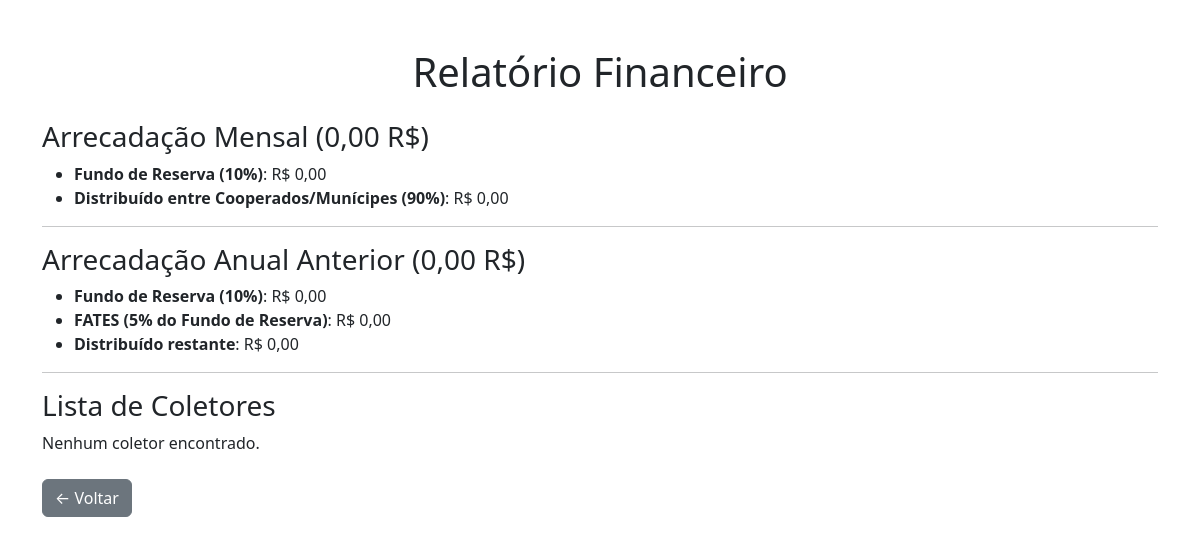
/relatorio-financeiro/ (signed in), run on an earlier commit of the app's database.
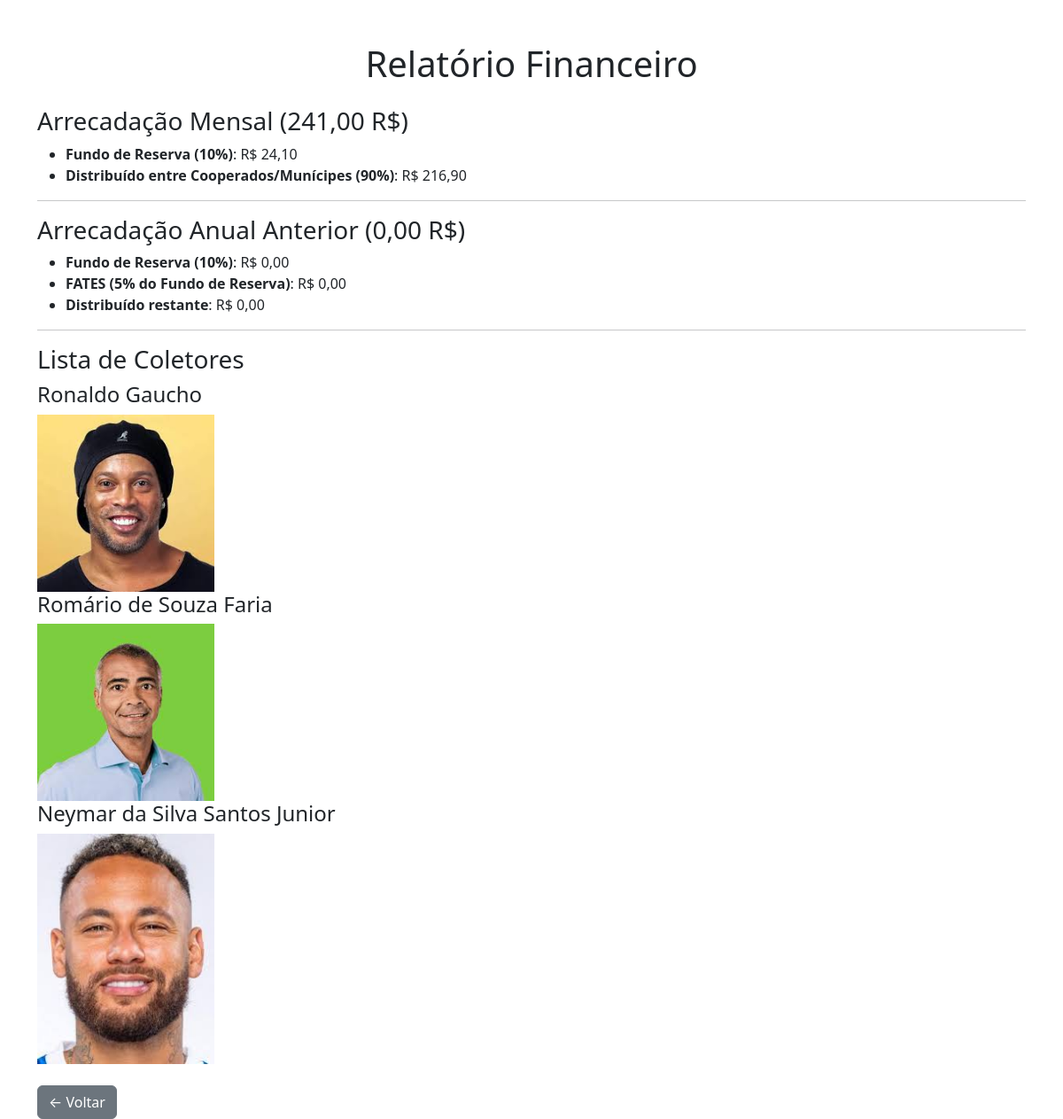
And on a later commit of the database.
### reciclagem/models.py (models this page shows, shortened)
class Coletor(models.Model):
    TIPO_DOCUMENTO_CHOICES = [
        ('CPF', 'CPF'),
        ('RG', 'RG'),
        ('CNH', 'CNH'),
    ]
    TIPO_CONTA_CHOICES = [
        ('corrente', 'Conta Corrente'),
        ('poupanca', 'Poupança'),
    ]
    nome = models.CharField(max_length=100)
    tipo_documento = models.CharField(max_length=10, choices=TIPO_DOCUMENTO_CHOICES)
    documento = models.CharField(max_length=20, unique=True)
    foto = models.ImageField(upload_to='fotos_coletores/', null=True, blank=True)
    faz_parte_cooperativa = models.BooleanField(default=False)
    endereco = models.TextField()
    telefone = models.CharField(max_length=20)
    email = models.EmailField("E-mail", null=True, blank=True)
    tipo_conta = models.CharField(max_length=10, choices=TIPO_CONTA_CHOICES, default='corrente')
    agencia = models.CharField(max_length=10, default='0000')
    numero_conta = models.CharField(max_length=20, default='000000')
    banco = models.CharField(max_length=50, default='Não informado')
    class Meta:
        verbose_name = "Coletor"
        verbose_name_plural = "Coletores"

### reciclagem/views.py (the view)
# urls.py: path('relatorio-financeiro/', views.relatorio_financeiro, name='relatorio_financeiro'),
@login_required
@user_passes_test(nao_operador_basico)
def relatorio_financeiro(request):
    hoje = date.today()
    inicio_mes = date(hoje.year, hoje.month, 1)
    inicio_ano_anterior = date(hoje.year - 1, 1, 1)
    fim_ano_anterior = date(hoje.year - 1, 12, 31)
    arrecadacao_mes = Coleta.objects.filter(data__gte=inicio_mes).aggregate(total=Sum('valor_total'))['total'] or 0
    fundo_reserva_mes = arrecadacao_mes * Decimal('0.10')
    restante_mes = arrecadacao_mes - fundo_reserva_mes
    arrecadacao_ano_anterior = Coleta.objects.filter(data__range=(inicio_ano_anterior, fim_ano_anterior)).aggregate(total=Sum('valor_total'))['total'] or 0
    fundo_reserva_anual = arrecadacao_ano_anterior * Decimal('0.10')
    fates = fundo_reserva_anual * Decimal('0.05')
    restante_anual = arrecadacao_ano_anterior - fundo_reserva_anual
    coletores = Coletor.objects.all()  # Pega todos os coletores
    contexto = {
        'arrecadacao_mes': arrecadacao_mes,
        'fundo_reserva_mes': fundo_reserva_mes,
        'restante_mes': restante_mes,
        'arrecadacao_ano_anterior': arrecadacao_ano_anterior,
        'fundo_reserva_anual': fundo_reserva_anual,
        'fates': fates,
        'restante_anual': restante_anual,
        'coletores': coletores,  # Adiciona os coletores ao contexto
    }
    return render(request, 'reciclagem/relatorio_financeiro.html', contexto)

### reciclagem/views.py (called while the page is built)
def nao_operador_basico(user):
    return not user.groups.filter(name="Operador Básico").exists()

### templates/reciclagem/relatorio_financeiro.html (shortened to what this page needs)
{% load static %}
<!DOCTYPE html>
<html>
<head>
  <link rel="stylesheet" href="https://cdn.jsdelivr.net/npm/bootstrap@5.3.3/dist/css/bootstrap.min.css">
</head>
<body class="container mt-5">
  <h1 class="text-center mb-4">Relatório Financeiro</h1>
  <h3>Arrecadação Mensal ({{ arrecadacao_mes|floatformat:2 }} R$)</h3>
  <ul>
    <li><strong>Fundo de Reserva (10%)</strong>: R$ {{ fundo_reserva_mes|floatformat:2 }}</li>
    <li><strong>Distribuído entre Cooperados/Munícipes (90%)</strong>: R$ {{ restante_mes|floatformat:2 }}</li>
  </ul>
  <hr>
  <h3>Arrecadação Anual Anterior ({{ arrecadacao_ano_anterior|floatformat:2 }} R$)</h3>
  <ul>
    <li><strong>Fundo de Reserva (10%)</strong>: R$ {{ fundo_reserva_anual|floatformat:2 }}</li>
    <li><strong>FATES (5% do Fundo de Reserva)</strong>: R$ {{ fates|floatformat:2 }}</li>
    <li><strong>Distribuído restante</strong>: R$ {{ restante_anual|floatformat:2 }}</li>
  </ul>
  <hr>
  <h3>Lista de Coletores</h3>
  {% for coletor in coletores %}
    <div class="coletor">
      <h4>{{ coletor.nome }}</h4>
      {% if coletor.foto %}
        <img src="{{ coletor.foto.url }}" alt="{{ coletor.nome }}" width="200">
      {% else %}
        <p>Sem foto disponível</p>
      {% endif %}
    </div>
  {% empty %}
    <p>Nenhum coletor encontrado.</p>
  {% endfor %}
  <div class="mt-4">
    <a href="{% url 'saldo_por_coletor' %}" class="btn btn-secondary">← Voltar</a>
  </div>
</body>
</html>

What changed in the data, as far as the page shows it:
added Coletor: nome "Ronaldo Gaucho", foto (picture)
added Coletor: nome "Romário de Souza Faria", foto (picture)
added Coletor: nome "Neymar da Silva Santos Junior", foto (picture)
Also different on the page:
{{ arrecadacao_mes|floatformat:2 }}: "0,00" → "241,00"
{{ fundo_reserva_mes|floatformat:2 }}: "0,00" → "24,10"
{{ restante_mes|floatformat:2 }}: "0,00" → "216,90"
text no longer shown: "Nenhum coletor encontrado."
